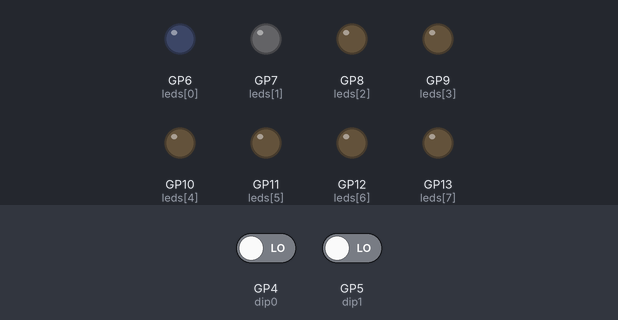
This program was run on a simulated Raspberry Pi Pico running MicroPython. Shown: output pins drawn as LEDs (lit = HIGH). Wiring (from the project's diagram.json): blue LED on GP0, white LED on GP1, blue LED on GP2, white LED on GP3, blue LED on GP4, white LED on GP5, blue LED on GP6, white LED on GP7, switch 1 on GP14, switch 2 on GP15. Inputs (shaded band) come from the test bench; at power-on: GP4 (dip0) LOW, GP5 (dip1) LOW.

Above: at 1.2 s.
1.3 s: GP4 (dip0) driven HIGH
At 2.4 s:
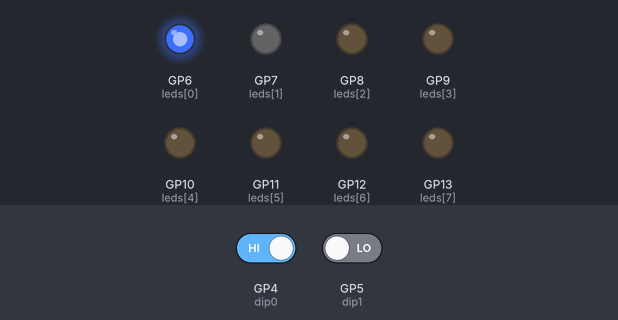
At 2.9 s:
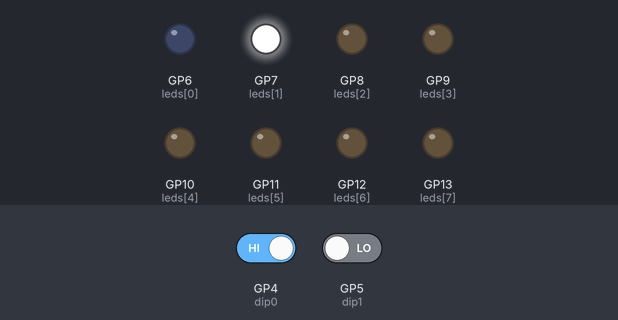
5.0 s: GP5 (dip1) driven HIGH
At 9.9 s:
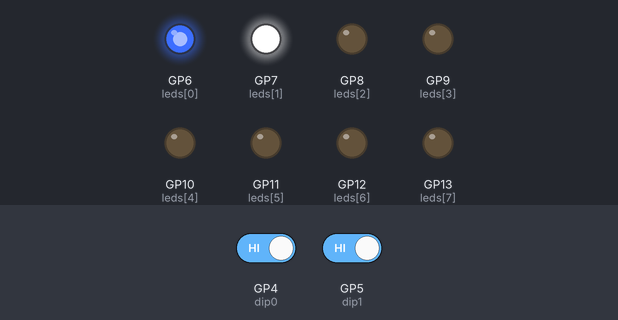
11.0 s: GP4 (dip0) driven LOW
17.0 s: GP5 (dip1) driven LOW
Timing chart, 0 to 21.5 s (numbered marks = the images above; inputs shaded):
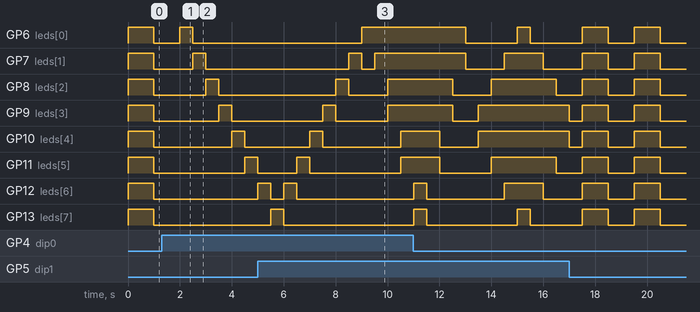

The program:

main.py
```python
from machine import Pin
import time

# -------------------------
# Configuración LEDs (Actualizado a GP6-GP13)
# -------------------------
leds = [Pin(i, Pin.OUT) for i in range(6, 14)]

# -------------------------
# Configuración DIP
# -------------------------
dip0 = Pin(4, Pin.IN, Pin.PULL_DOWN)
dip1 = Pin(5, Pin.IN, Pin.PULL_DOWN)

# -------------------------
# Funciones auxiliares
# -------------------------
def leer_dip():
    return (dip1.value() << 1) | dip0.value()

def apagar_todos():
    for led in leds:
        led.off()

# -------------------------
# SECUENCIA 0
# Todos parpadean
# -------------------------
def secuencia_0():
    apagar_todos()
    for led in leds:
        led.on()
    time.sleep(1)
    apagar_todos()
    time.sleep(1)

# -------------------------
# SECUENCIA 1
# Corrimiento ida y vuelta
# -------------------------
def secuencia_1():
    for i in range(8):
        apagar_todos()
        leds[i].on()
        time.sleep(0.5)

    for i in range(6, -1, -1):
        apagar_todos()
        leds[i].on()
        time.sleep(0.5)

# -------------------------
# SECUENCIA 2
# Centro hacia extremos
# -------------------------
def secuencia_2():
    apagar_todos()

    for i in range(4):
        leds[3 - i].on()
        leds[4 + i].on()
        time.sleep(0.5)

    for i in range(3, -1, -1):
        leds[3 - i].off()
        leds[4 + i].off()
        time.sleep(0.5)

# -------------------------
# SECUENCIA 3
# Corrimiento acumulativo de dos LEDs
# -------------------------
def secuencia_3():
    apagar_todos()

    # Encender acumulativamente hacia la derecha
    for i in range(0, 8, 2):
        leds[i].on()
        if i + 1 < 8:
            leds[i + 1].on()
        time.sleep(0.5)

    # Apagar acumulativamente hacia la izquierda
    for i in range(6, -2, -2):
        if i >= 0:
            leds[i].off()
        if i + 1 < 8 and i + 1 >= 0:
            leds[i + 1].off()
        time.sleep(0.5)

# -------------------------
# PROGRAMA PRINCIPAL
# -------------------------
while True:
    modo = leer_dip()

    if modo == 0:
        secuencia_0()
    elif modo == 1:
        secuencia_1()
    elif modo == 2:
        secuencia_2()
    elif modo == 3:
        secuencia_3()
    else:
        apagar_todos()
```

Measured:
- after the input at 1.3 s, GP12 (leds[6]), GP13 (leds[7]): stays LOW (without the input it goes to HIGH after 0.70 s)
- after the input at 5.0 s, GP6 (leds[0]): goes on until 9.0 s, then stays HIGH
